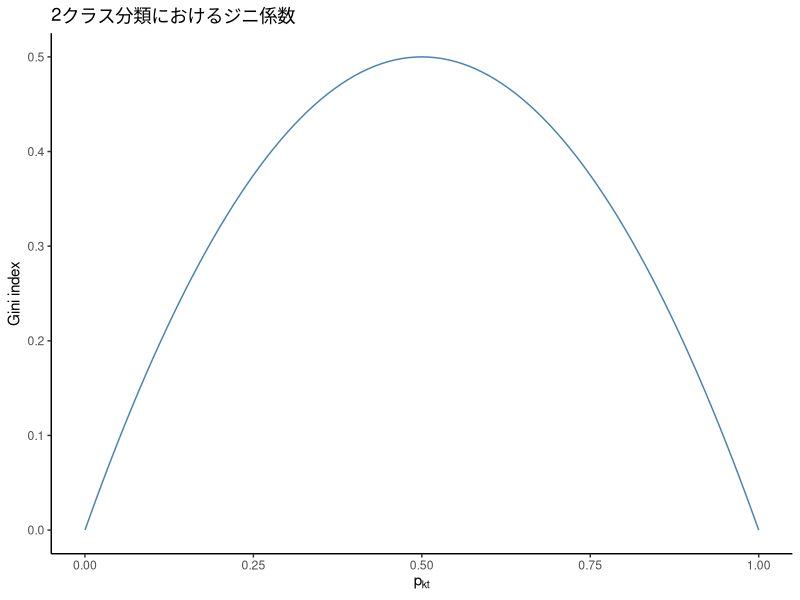
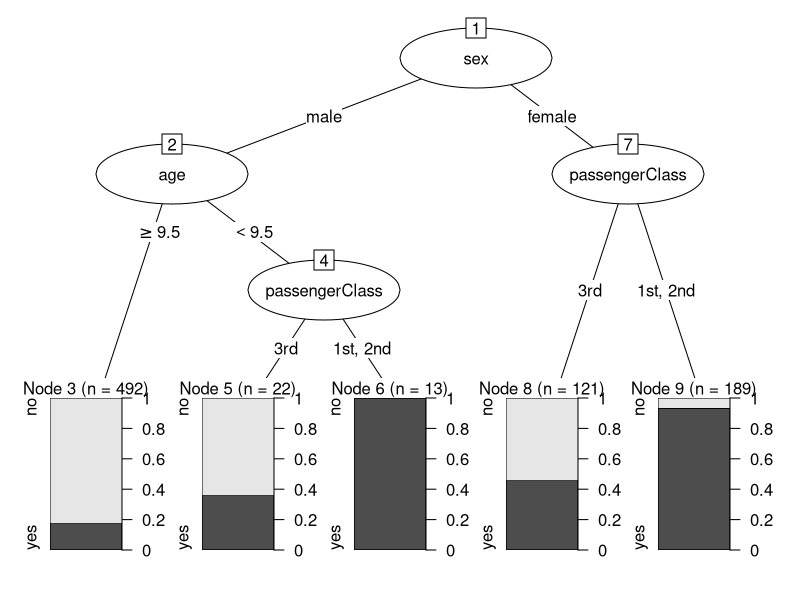
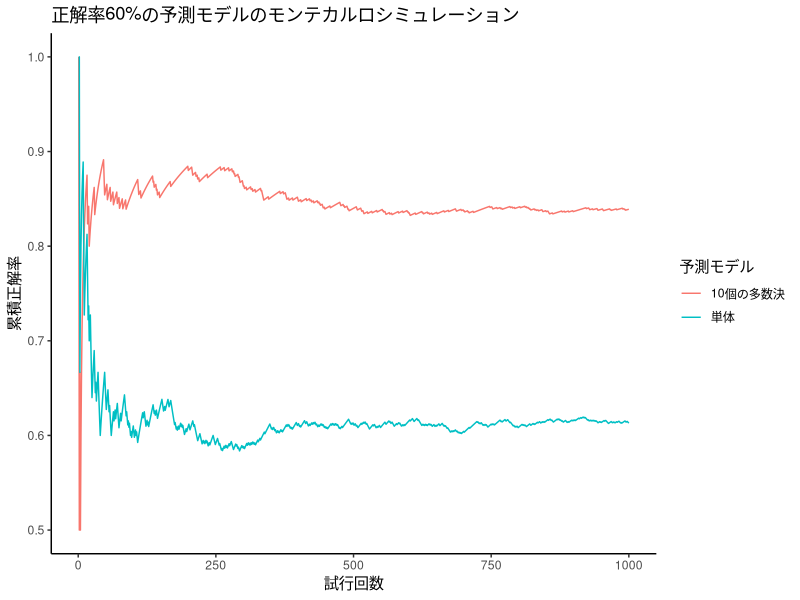
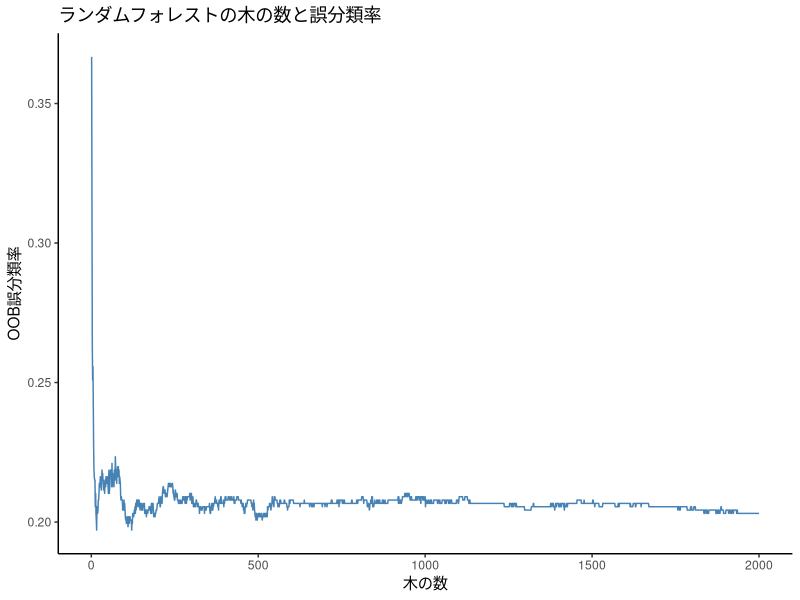

Source code (R) for these figures, in order:
## ---- chunk 1
knitr::opts_chunk$set(fig.align = 'center', message = F, warning = F)
## ---- chunk 2

# 2-class Gini impurity
gini <- function(p) {
  p_vec = c(p, 1-p)
  return(1 - sum(p_vec^2))
}

gini_range = c()
p_range = 0:100 * 0.01
for (p in p_range) {
  gini_range = append(gini_range, gini(p))
}

# plot
library(tidyverse)
ggplot(data_frame(gini_range, p_range),
       aes(x = p_range, y = gini_range))+
  geom_line(color = "SteelBlue")+
  labs(y = "Gini index", x = expression(p[kt]), title = "2クラス分類におけるジニ係数")+
  theme_classic()
## ---- chunk 3
# 準備
library(tidyverse)

# データ読み込み
library(carData)
data("TitanicSurvival")
head(TitanicSurvival)
## ---- chunk 4
# NA（欠損値）を含む行を削除
titanic <- na.omit(TitanicSurvival)
## ---- chunk 5
# ID列を追加
df = titanic %>% rownames_to_column("ID")

# 80%を学習用データにランダムサンプリング
set.seed(1)  # 乱数の種を固定
train <- df %>% sample_frac(size = 0.8)

# 学習用データに使っていないIDの行をテスト用データに
test <- anti_join(df, train, by = "ID")

# ID列は予測に使わないため削除しておく
train <- train %>% select(-ID)
test <- test %>% select(-ID)
## ---- chunk 6
# パッケージの読み込み
library(rpart)

# rpartを実施し，titanic_treeに結果を保存
# lmと同様に「y ~ x1 + x2」の形で変数を指定できる。"." は「残りのすべての変数」の意味
titanic_tree <- rpart(survived ~ . , data = train)  
## ---- chunk 7
# パッケージの読み込み
library(partykit)

# 決定木のプロット
plot(as.party(titanic_tree))
## ---- chunk 8
library(MLmetrics)
## ---- chunk 9
# 予測値を保存
y_pred_train <- predict(titanic_tree, train, type = "class")

# 混同行列:実際の値と予測値を比べる
table(train$survived, y_pred_train)

# 訓練データでの正解率
Accuracy(y_pred = y_pred_train, y_true = train$survived)
## ---- chunk 10
# 予測値を保存
y_pred_test <- predict(titanic_tree, test, type = "class")

# 混同行列:実際の値と予測値を比べる
table(test$survived, y_pred_test)

# テストデータでの正解率
Accuracy(y_pred = y_pred_test, y_true = test$survived)
## ---- chunk 11
set.seed(1)

# 多数決を行う予測モデル
aggregated_estimator <- function(n=5, p=0.6) {
  # y: {0,1}のいずれかを確率pで返すn個の独立な予測モデルのアウトプット，という想定
  # 正解は1とする
  y = rbinom(n=n, size=1, prob=p)
  # 多数決をとる
  if (length(y[y == 1]) >= length(y[y == 0])) {
    y_hat = 1
  } else {
    y_hat = 0
  }
  return(y_hat)
}

# Monte-Carlo Simulation
n_estimators = 10
p_true = 0.6
baseline = p_true
n_iter = 1000

cum_accuracy = c()
cum_accuracy_ag = c()
y_vec = c()
y_ag_vec = c()

for (i in 1:n_iter) {
  # single estimator
  y = rbinom(n=1, size=1, prob=p_true)
  y_vec = append(y_vec, y)
  cum_accuracy = append(cum_accuracy, mean(y_vec))
  # aggregated estimator
  y_ag = aggregated_estimator(n=n_estimators, p=p_true)
  y_ag_vec = append(y_ag_vec, y_ag)
  cum_accuracy_ag = append(cum_accuracy_ag, mean(y_ag_vec))
}

# plot
df = data_frame(iteration = 1:n_iter, "単体" = cum_accuracy, "10個の多数決" = cum_accuracy_ag)
df = gather(df, key="予測モデル", value="value", -iteration)

ggplot(df, aes(x=iteration, y=value, color=予測モデル))+
  geom_line()+
  # geom_hline(yintercept = baseline)+
  labs(y = "累積正解率", x = "試行回数", 
       title = "正解率60%の予測モデルのモンテカルロシミュレーション")+
  theme_classic()
## ---- chunk 12
# パッケージの読み込み
library(randomForest)
set.seed(0)

# randomForestを実施し，titanic_RFに保存。
titanic_RF <- randomForest(survived ~ . , data = train,
                           mtry = 3,       # ランダムに選んで使用する特徴量の数
                           nodesize = 5,   # 葉ノードに含まれる学習データの最小数
                           sampsize = 100, # ブートストラップサンプルのサンプルサイズ
                           ntree = 2000)   # ブートストラップの反復回数であり，作成する決定木の数
## ---- chunk 13
print(titanic_RF)
## ---- chunk 14
errors = as_data_frame(titanic_RF$err.rate)

# plot
ggplot(errors, aes(x=1:nrow(errors), y=OOB))+
  geom_line(color="SteelBlue")+
  labs(y = "OOB誤分類率", x = "木の数", 
       title = "ランダムフォレストの木の数と誤分類率")+
  theme_classic()
## ---- chunk 15
# 予測値を保存
y_pred_train = predict(titanic_RF, train, type = "class")

# 混同行列
table(train$survived, y_pred_train)

# 正解率
Accuracy(y_pred = y_pred_train, y_true = train$survived)
## ---- chunk 16
# 予測
y_pred_test = predict(titanic_RF, test, type = "class")

# 混同行列
table(test$survived, y_pred_test)

# 正解率
Accuracy(y_pred = y_pred_test, y_true = test$survived)
## ---- chunk 17
# 変数重要度（特徴量重要度）
titanic_RF$importance
